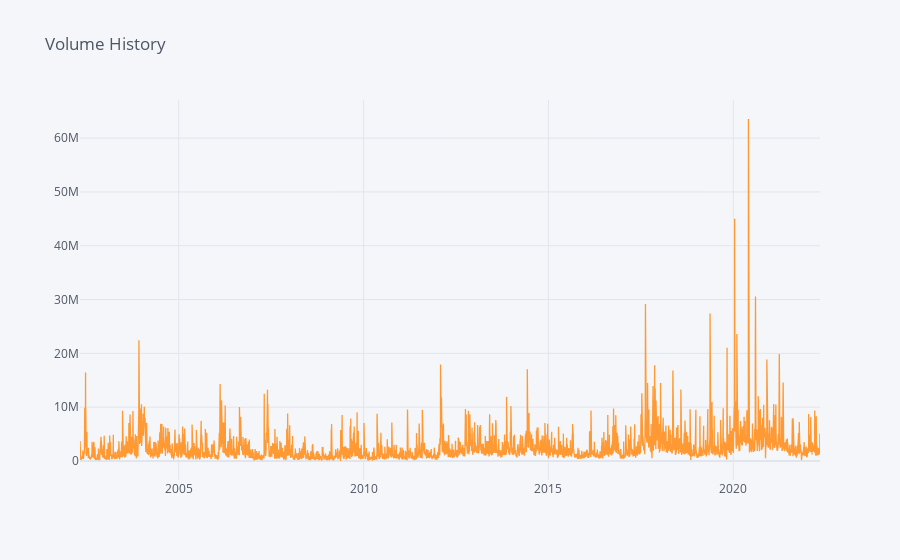

Notebook code cell kept with this figure:
### Code cell
Tata_df['Volume'].iplot(kind = 'line',title = 'Volume History')

### Figure 1 — Plotly figure (JSON) as saved in the notebook; plotly's stock layout.template omitted (floating-point values rounded to 4 significant figures; data arrays with more than 128 entries replaced by an {"elided": "..."} marker saying what was removed)
{"data": [{"line": {"color": "rgba(255, 153, 51, 1.0)", "dash": "solid", "shape": "linear", "width": 1.3}, "mode": "lines", "name": "Volume", "text": "", "type": "scatter", "x": {"elided": "4942 str values"}, "y": {"elided": "4942 int values"}}], "layout": {"legend": {"bgcolor": "#F5F6F9", "font": {"color": "#4D5663"}}, "paper_bgcolor": "#F5F6F9", "plot_bgcolor": "#F5F6F9", "title": {"font": {"color": "#4D5663"}, "text": "Volume History"}, "xaxis": {"gridcolor": "#E1E5ED", "showgrid": true, "tickfont": {"color": "#4D5663"}, "title": {"font": {"color": "#4D5663"}, "text": ""}, "zerolinecolor": "#E1E5ED"}, "yaxis": {"gridcolor": "#E1E5ED", "showgrid": true, "tickfont": {"color": "#4D5663"}, "title": {"font": {"color": "#4D5663"}, "text": ""}, "zerolinecolor": "#E1E5ED"}}}
